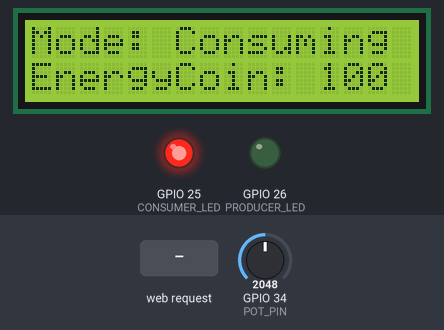
This sketch was run on a simulated ESP32. Parts: 16×2 character LCD, output pins drawn as LEDs (lit = HIGH). The test bench sets the inputs (shaded band); at power-on: GPIO 34 (POT_PIN) = 2048. WiFi joins after 1.5 s; servers stay silent unless stated; what the sketch prints to the serial monitor is not drawn.

Above: at 2.7 s.
2.8 s: GPIO 34 (POT_PIN) set to 2120
At 3.6 s:
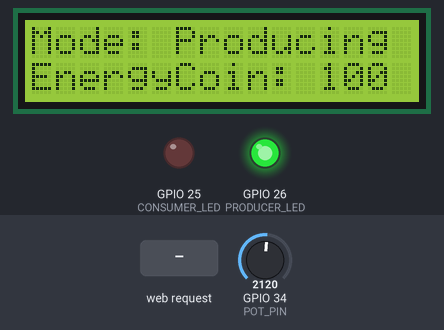
4.7 s: HTTP request GET /trade received
At 5.9 s:
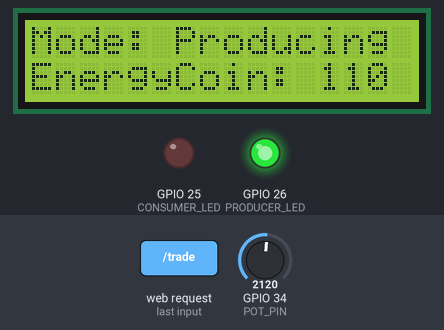
6.3 s: GPIO 34 (POT_PIN) set to 2047
At 7.0 s:
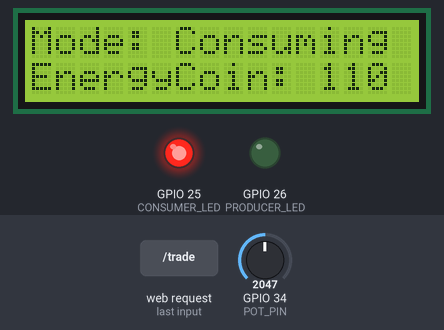
7.9 s: GPIO 34 (POT_PIN) set to 2866
At 9.2 s:
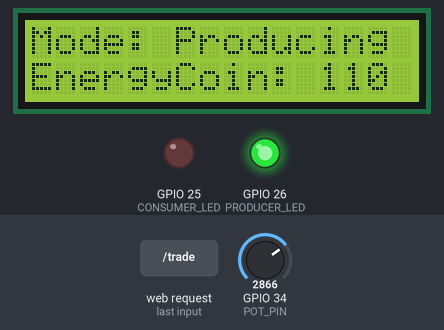
9.5 s: GPIO 34 (POT_PIN) set to 2008
At 10.3 s:
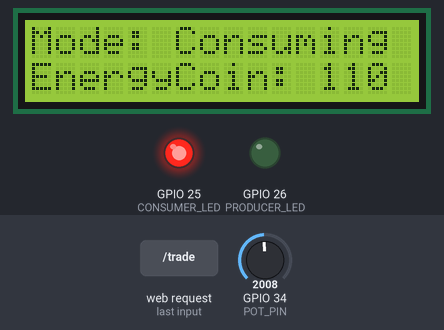
Timing chart, 0 to 12.1 s (numbered marks = the images above; inputs shaded):
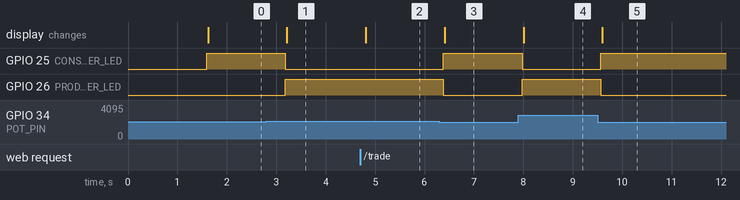

Measured:
- the behaviour switches between 2048 and 2049 on GPIO 34 (POT_PIN) (found by bisection; images 0 and 1)
- after the input at 2.8 s, GPIO 25 (CONSUMER_LED): HIGH → LOW after 0.39 s; GPIO 26 (PRODUCER_LED): LOW → HIGH after 0.39 s; the display: changes after 0.42 s (image 1)
- after the input at 4.7 s, the display: changes after 0.11 s (image 2)
- after the input at 6.3 s, GPIO 25 (CONSUMER_LED): LOW → HIGH after 0.08 s; GPIO 26 (PRODUCER_LED): HIGH → LOW after 0.08 s; the display: changes after 0.11 s (image 3)
- after the input at 7.9 s, GPIO 25 (CONSUMER_LED): HIGH → LOW after 0.07 s; GPIO 26 (PRODUCER_LED): LOW → HIGH after 0.07 s; the display: changes after 0.10 s (image 4)
- after the input at 9.5 s, GPIO 25 (CONSUMER_LED): LOW → HIGH after 0.07 s; GPIO 26 (PRODUCER_LED): HIGH → LOW after 0.07 s; the display: changes after 0.10 s (image 5)

The sketch:

sketch.ino
```cpp
// Required Libraries for Wokwi
#include <WiFi.h>
#include <WebServer.h>
#include <Wire.h>
#include <LiquidCrystal_I2C.h>
#include <ArduinoJson.h>

// --- IoT HARDWARE DEFINITION ---
#define POT_PIN 34       // Potentiometer to simulate energy production
#define PRODUCER_LED 26  // Green LED for producing energy
#define CONSUMER_LED 25  // Red LED for consuming energy

// LCD setup
LiquidCrystal_I2C lcd(0x27, 16, 2);

// --- WEB3 SIMULATION ---
struct Wallet {
  String owner;
  int balance;
};

struct Transaction {
  String from;
  String to;
  int amount;
  unsigned long timestamp;
};

// Simulated wallets and ledger
Wallet producerWallet = {"Producer", 100};
Wallet consumerWallet = {"Consumer", 100};
Transaction ledger[20]; // Ledger can hold 20 transactions
int transactionCount = 0;

// --- WEB SERVER & WIFI ---
const char* ssid = "Wokwi-GUEST"; // Wokwi's default WiFi
const char* password = "";
WebServer server(80);

// --- SYSTEM STATE ---
enum EnergyState { PRODUCING, CONSUMING };
EnergyState currentState;
int energyLevel = 0;

void setup() {
  Serial.begin(115200);

  // Initialize hardware pins
  pinMode(PRODUCER_LED, OUTPUT);
  pinMode(CONSUMER_LED, OUTPUT);

  // Initialize LCD
  lcd.init();
  lcd.backlight();
  lcd.clear();

  // Connect to WiFi
  connectToWiFi();

  // Setup web server endpoints
  setupWebServer();

  Serial.println("Decentralized Energy Marketplace Initialized.");
  Serial.print("Connect to DApp at: http://");
  Serial.println(WiFi.localIP());
}

void loop() {
  server.handleClient(); // Handle incoming web requests
  updateEnergyState();   // Read sensors and update IoT state
  updateDisplay();       // Update the physical LCD display
  delay(500);
}

void connectToWiFi() {
  lcd.print("Connecting WiFi...");
  WiFi.begin(ssid, password);
  while (WiFi.status() != WL_CONNECTED) {
    delay(500);
    Serial.print(".");
  }
  Serial.println("\nWiFi Connected.");
}

void updateEnergyState() {
  energyLevel = analogRead(POT_PIN); // Read 0-4095

  if (energyLevel > 2048) { // More than 50% on the pot means we are producing
    currentState = PRODUCING;
    digitalWrite(PRODUCER_LED, HIGH);
    digitalWrite(CONSUMER_LED, LOW);
  } else {
    currentState = CONSUMING;
    digitalWrite(PRODUCER_LED, LOW);
    digitalWrite(CONSUMER_LED, HIGH);
  }
}

void updateDisplay() {
  lcd.clear();
  lcd.setCursor(0, 0);
  if (currentState == PRODUCING) {
    lcd.print("Mode: Producing");
  } else {
    lcd.print("Mode: Consuming");
  }
  lcd.setCursor(0, 1);
  lcd.print("EnergyCoin: ");
  lcd.print(producerWallet.balance);
}

// --- WEB3 & SERVER FUNCTIONS ---
void setupWebServer() {
  server.on("/", handleRoot);
  server.on("/trade", handleTrade);
  server.on("/ledger", handleLedger);
  server.begin();
}

void handleRoot() {
  String html = R"HTML(
    <!DOCTYPE html>
    <html><head><title>P2P Energy Marketplace</title>
    <meta name="viewport" content="width=device-width, initial-scale=1">
    <style>
      body { font-family: Arial; text-align: center; }
      .container { padding: 20px; }
      button { background-color: #4CAF50; color: white; padding: 15px 20px; border: none; cursor: pointer; }
      #ledger { border: 1px solid #ccc; padding: 10px; margin-top: 20px; text-align: left; }
    </style></head>
    <body>
      <div class="container">
        <h1>Decentralized Energy Marketplace</h1>
        <p>Your Wallet (Producer): <span id="balance">--</span> EnergyCoin</p>
        <button onclick="tradeEnergy()">Buy 10 Energy Units (10 Coins)</button>
        <div id="ledger"><h3>Transaction Ledger</h3><p>No transactions yet.</p></div>
      </div>
      <script>
        function tradeEnergy() {
          fetch('/trade').then(updateData);
        }
        function updateData() {
          fetch('/ledger').then(res => res.text()).then(data => {
            document.getElementById('ledger').innerHTML = data;
          });
        }
        setInterval(updateData, 5000);
        window.onload = updateData;
      </script>
    </body></html>
  )HTML";
  server.send(200, "text/html", html);
}

// This is our simulated "Smart Contract"
void handleTrade() {
  if (currentState == PRODUCING) {
    if (consumerWallet.balance >= 10) {
      // Execute the trade
      consumerWallet.balance -= 10;
      producerWallet.balance += 10;

      // Log the transaction on the ledger
      if (transactionCount < 20) {
        ledger[transactionCount] = {"Consumer", "Producer", 10, millis()};
        transactionCount++;
      }
      server.send(200, "text/plain", "Trade Successful!");
      Serial.println("Trade Executed: 10 EnergyCoin from Consumer to Producer.");
    } else {
      server.send(400, "text/plain", "Trade Failed: Consumer has insufficient funds.");
      Serial.println("Trade Failed: Consumer has insufficient funds.");
    }
  } else {
    server.send(400, "text/plain", "Trade Failed: You are not producing excess energy.");
    Serial.println("Trade Failed: Not producing energy.");
  }
}

void handleLedger() {
  String html = "<h3>Transaction Ledger</h3>";
  html += "<p>Producer Balance: " + String(producerWallet.balance) + "</p>";
  html += "<p>Consumer Balance: " + String(consumerWallet.balance) + "</p><hr>";

  for (int i = 0; i < transactionCount; i++) {
    html += "<p><b>Tx " + String(i) + ":</b> " + String(ledger[i].amount) + " coins from " + ledger[i].from + " to " + ledger[i].to + "</p>";
  }
  server.send(200, "text/html", html);
}
```
